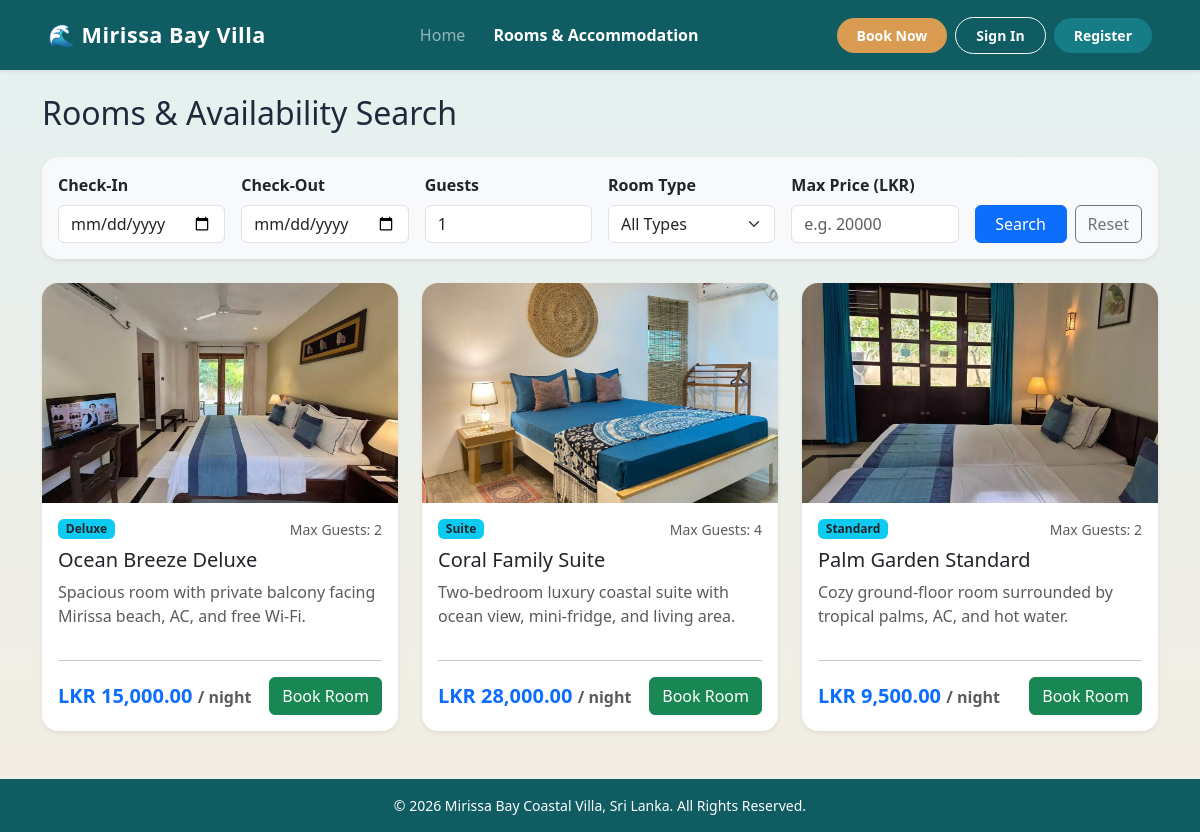
The page /rooms.php on the database its author committed.
### tables this page shows
CREATE TABLE `rooms` (
  `room_id` int(11) NOT NULL,
  `room_name` varchar(100) NOT NULL,
  `room_type` varchar(50) NOT NULL,
  `description` text NOT NULL,
  `price_per_night` decimal(10,2) NOT NULL,
  `max_guests` int(11) NOT NULL,
  `room_status` enum('available','unavailable') DEFAULT 'available',
  `image_url` varchar(255) DEFAULT 'images/room1.jpg'
);

### rooms.php (the view, shortened to what this page needs)
<?php
require_once 'includes/header.php';
$check_in  = $_GET['check_in'] ?? '';
$check_out = $_GET['check_out'] ?? '';
$guests    = isset($_GET['guests']) && $_GET['guests'] !== '' ? (int)$_GET['guests'] : 1;
$max_price = isset($_GET['max_price']) && $_GET['max_price'] !== '' ? (float)$_GET['max_price'] : '';
$sql = "SELECT * FROM rooms WHERE room_status = 'available' AND max_guests >= ?";
$params = [$guests];
$stmt = $pdo->prepare($sql);
$stmt->execute($params);
$rooms = $stmt->fetchAll();
?>
<h2 class="mb-4">Rooms & Availability Search</h2>
<div class="card shadow-sm mb-4 bg-light">
    <div class="card-body">
        <form method="GET" action="rooms.php" class="row g-3" onsubmit="return validateSearchDates()">
            <div class="col-md-2">
                <label class="form-label fw-semibold">Check-In</label>
                <input type="date" name="check_in" id="search_check_in" class="form-control" value="<?= htmlspecialchars($check_in) ?>">
            </div>
            <div class="col-md-2">
                <label class="form-label fw-semibold">Check-Out</label>
                <input type="date" name="check_out" id="search_check_out" class="form-control" value="<?= htmlspecialchars($check_out) ?>">
            </div>
            <div class="col-md-2">
                <label class="form-label fw-semibold">Guests</label>
                <input type="number" name="guests" class="form-control" min="1" max="10" value="<?= $guests ?>">
            </div>
            <div class="col-md-2">
                <label class="form-label fw-semibold">Room Type</label>
                <select name="room_type" class="form-select">
                    <option value="">All Types</option>
                </select>
            </div>
            <div class="col-md-2">
                <label class="form-label fw-semibold">Max Price (LKR)</label>
                <input type="number" name="max_price" class="form-control" placeholder="e.g. 20000" value="<?= htmlspecialchars((string)$max_price) ?>">
            </div>
            <div class="col-md-2 d-flex align-items-end gap-2">
                <button type="submit" class="btn btn-primary w-100">Search</button>
                <a href="rooms.php" class="btn btn-outline-secondary">Reset</a>
            </div>
        </form>
    </div>
</div>
<?php if (empty($rooms)): ?>
    <div class="alert alert-warning">No rooms match your search criteria or selected dates. Please try different dates or filters.</div>
<?php else: ?>
    <div class="row g-4">
        <?php foreach ($rooms as $room): ?>
            <div class="col-md-4">
                <div class="card h-100 shadow-sm room-card">
                    <img src="<?= htmlspecialchars($room['image_url']) ?>" class="card-img-top" alt="<?= htmlspecialchars($room['room_name']) ?>">
                    <div class="card-body d-flex flex-column">
                        <div class="d-flex justify-content-between align-items-center mb-2">
                            <span class="badge bg-info text-dark"><?= htmlspecialchars($room['room_type']) ?></span>
                            <span class="text-muted small">Max Guests: <?= (int)$room['max_guests'] ?></span>
                        </div>
                        <h5 class="card-title"><?= htmlspecialchars($room['room_name']) ?></h5>
                        <p class="card-text text-muted flex-grow-1"><?= htmlspecialchars($room['description']) ?></p>
                        <hr>
                        <div class="d-flex justify-content-between align-items-center">
                            <span class="fw-bold text-primary fs-5">LKR <?= number_format($room['price_per_night'], 2) ?> <small class="text-muted fs-6">/ night</small></span>
                            <?php
                                $bookUrl = "book.php?room_id=" . $room['room_id'];
                            ?>
                            <a href="<?= $bookUrl ?>" class="btn btn-success">Book Room</a>
                        </div>
                    </div>
                </div>
            </div>
        <?php endforeach; ?>
    </div>
<?php endif; ?>
<?php require_once 'includes/footer.php'; ?>

### includes/header.php (shortened to what this page needs)
<?php
$currentPage = basename($_SERVER['PHP_SELF']);
?>
<!DOCTYPE html>
<html lang="en">
<head>
    <link href="https://cdn.jsdelivr.net/npm/bootstrap@5.3.3/dist/css/bootstrap.min.css" rel="stylesheet">
    <link href="css/style.css" rel="stylesheet">
</head>
<body>
<nav class="navbar navbar-expand-lg navbar-dark navbar-coastal shadow-sm sticky-top">
    <div class="container-fluid px-4 px-lg-5">
        <a class="navbar-brand" href="index.php">🌊 Mirissa Bay Villa</a>
        <div class="collapse navbar-collapse" id="mainNav">
            <ul class="navbar-nav mx-auto">
                <li class="nav-item">
                    <a class="nav-link <?= $currentPage === 'index.php' ? 'active fw-bold' : '' ?>" href="index.php">Home</a>
                </li>
                <li class="nav-item">
                    <a class="nav-link <?= $currentPage === 'rooms.php' ? 'active fw-bold' : '' ?>" href="rooms.php">Rooms & Accommodation</a>
                </li>
            </ul>
            <div class="d-flex align-items-center gap-2 mt-2 mt-lg-0">
                <a href="rooms.php" class="btn btn-sand btn-pill btn-sm">Book Now</a>
                <?php if (isset($_SESSION['user_id'])): ?>
                    <span class="text-white small mx-2">Hi, <?= htmlspecialchars($_SESSION['name']) ?></span>
                    <a class="btn btn-outline-light btn-pill btn-sm" href="logout.php">Logout</a>
                <?php else: ?>
                    <a class="btn btn-outline-light btn-pill btn-sm" href="login.php">Sign In</a>
                    <a class="btn btn-teal btn-pill btn-sm" href="register.php">Register</a>
                <?php endif; ?>
            </div>
        </div>
    </div>
</nav>
<?php if ($currentPage !== 'index.php'): ?>
<div class="container py-4 mb-4">
<?php endif; ?>

### includes/footer.php (shortened to what this page needs)
<?php if (basename($_SERVER['PHP_SELF']) !== 'index.php'): ?>
</div>
<?php endif; ?>
<footer class="text-white text-center py-3">
    <div class="container">
        <p class="mb-0 small">&copy; 2026 Mirissa Bay Coastal Villa, Sri Lanka. All Rights Reserved.</p>
    </div>
</footer>
</body>
</html>

### css/style.css (style rules this page uses)
:root { --teal-dark: #0f5c63; --teal-main: #167d87; --teal-light: #e4f1f1; --sand-gold: #d99b52; --sand-hover: #c5863d; --sand-bg: #f3ede2; }
body { background: linear-gradient(180deg, var(--teal-light) 0%, var(--sand-bg) 100%); font-family: 'Segoe UI', Tahoma, Geneva, Verdana, sans-serif; display: flex; flex-direction: column; min-height: 100vh; color: #1e293b; }
.navbar-coastal { background-color: var(--teal-dark); padding: 14px 0; }
.navbar-brand { font-weight: 700; font-size: 1.35rem; letter-spacing: 0.5px; }
.nav-link { font-weight: 500; margin: 0 6px; transition: color 0.2s; }
.btn-pill { border-radius: 50px; padding: 7px 20px; font-weight: 600; transition: all 0.25s ease; }
.btn-sand { background-color: var(--sand-gold); color: #fff; border: none; }
.btn-teal { background-color: var(--teal-main); color: #fff; border: none; }
.card { border: none; border-radius: 16px; box-shadow: 0 6px 20px rgba(15, 92, 99, 0.08); transition: transform 0.25s ease, box-shadow 0.25s ease; }
.room-card img { height: 220px; object-fit: cover; border-top-left-radius: 16px; border-top-right-radius: 16px; }
footer { background-color: var(--teal-dark); margin-top: auto; }

### rows shown on the page
rooms: image_url (picture), room_type "Deluxe", max_guests "2", room_name "Ocean Breeze Deluxe", description "Spacious room with private balcony facing Mirissa beach, AC, and free Wi-Fi.", price_per_night "15,000.00"
rooms: image_url (picture), room_type "Suite", max_guests "4", room_name "Coral Family Suite", description "Two-bedroom luxury coastal suite with ocean view, mini-fridge, and living area.", price_per_night "28,000.00"
rooms: image_url (picture), room_type "Standard", max_guests "2", room_name "Palm Garden Standard", description "Cozy ground-floor room surrounded by tropical palms, AC, and hot water.", price_per_night "9,500.00"
